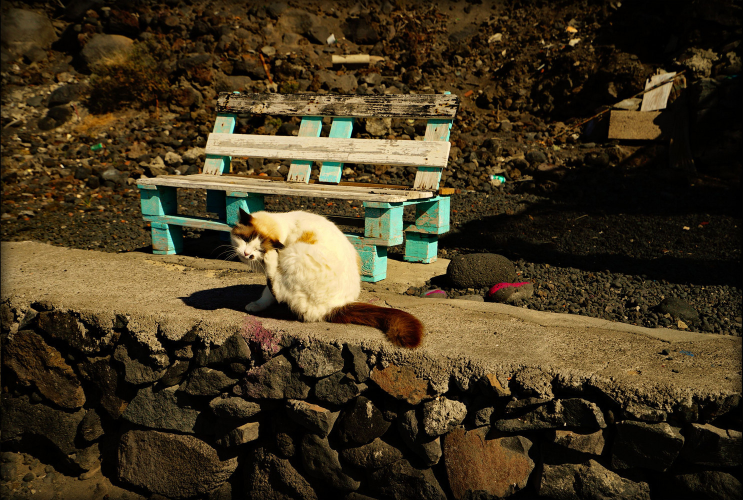
#> input picture assignment/images/cat_l.jpg, 1486 x 1000 px, found by its file name (shown at 1/2 size)
$ python final-assigment.py
#> lines starting #> are read from the running program, lines starting #| are printed output that depends on the picture; after the words box and inside, x2 and y2 are one past the last pixel; in counts of white or black regions, pixels touching at a corner belong together
import numpy as np
import cv2 as cv
from matplotlib import pyplot as plt


# load images
def load_images():
    imgL = cv.imread('../img/cat_l.jpg', 1)
#> imgL is the input picture: shape (1000, 1486, 3); mean B, G, R 31.9, 54.8, 67.2
    imgR = cv.imread('../img/cat_r.jpg', 1)
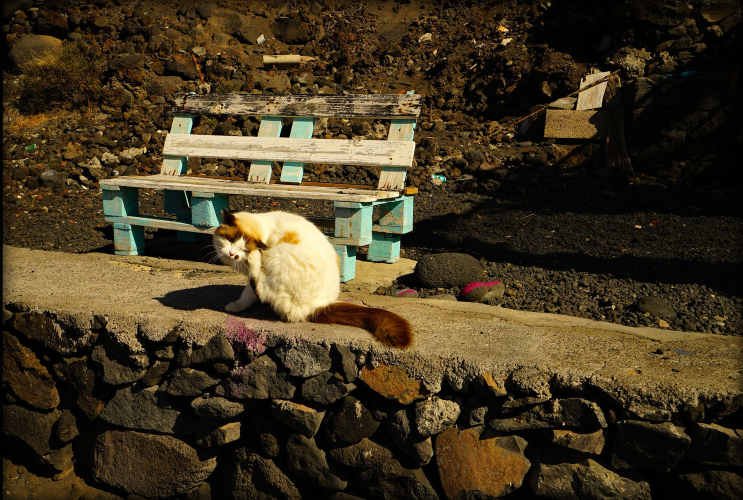
#> input picture assignment/images/cat_r.jpg, 1486 x 1000 px, found by its file name (shown at 1/2 size)
#> imgR is the input picture: shape (1000, 1486, 3); mean B, G, R 32.9, 55.3, 67.7
    return imgL, imgR


# gererate dept map
def build_dept_map(imgL, imgR):
    stereo = cv.StereoBM_create()
    stereo.setBlockSize(37)  # default: 21
    stereo.setDisp12MaxDiff(-1)  # default: -1
    stereo.setMinDisparity(0)  # default: 0
    stereo.setNumDisparities(96)  # default: 64
    stereo.setSpeckleRange(0)  # default: 0
    stereo.setSpeckleWindowSize(0)  # default: 0
    stereo.setPreFilterCap(31)  # default: 31
    stereo.setPreFilterSize(9)  # default: 9
    stereo.setPreFilterType(1)  # default: 1
    stereo.setSmallerBlockSize(0)  # default: 0
    stereo.setTextureThreshold(10)  # default: 10
    stereo.setUniquenessRatio(13)  # default: 15
    return stereo.compute(imgL, imgR)


# generate filter
# threshold
def build_filter(img):
    ret, thresh = cv.threshold(img, 440, 255, cv.THRESH_TOZERO)
    ret, thresh = cv.threshold(thresh, 455, 255, cv.THRESH_TOZERO_INV)
    ret, thresh = cv.threshold(thresh, 1, 1, cv.THRESH_BINARY)
    return thresh


def watershed(img, thresh):
    gray = cv.cvtColor(img, cv.COLOR_BGR2GRAY)
    # ret, thresh = cv.threshold(
    #     gray, 0, 255, cv.THRESH_BINARY_INV+cv.THRESH_OTSU)
    # noise removal
    kernel = np.ones((10, 10), np.uint8)
    opening = cv.morphologyEx(thresh, cv.MORPH_OPEN, kernel, iterations=2)
    # sure background area
    sure_bg = cv.dilate(opening, kernel, iterations=3)
    # Finding sure foreground area
    dist_transform = cv.distanceTransform(opening, cv.DIST_L2, 5)
    ret, sure_fg = cv.threshold(
        dist_transform, 0.7*dist_transform.max(), 255, 0)
    # Finding unknown region
    sure_fg = np.uint8(sure_fg)
    unknown = cv.subtract(sure_bg, sure_fg)
    # Marker labelling
    ret, markers = cv.connectedComponents(sure_fg)
    # Add one to all labels so that sure background is not 0, but 1
    markers = markers+1
    # Now, mark the region of unknown with zero
    markers[unknown == 255] = 0
    markers = cv.watershed(img, markers)
    return markers


def dilation_erode(img, kernel_size=10):
    kernel = np.ones((kernel_size, kernel_size), np.uint8)
    img_dilation = cv.dilate(img, kernel, iterations=1)
    img_erode = cv.erode(img_dilation, kernel, iterations=1)
    return img_erode


class ImageDisplay:
    def __init__(self):
        self.images = []
        self.labels = []
        self.colors = []

    def add_image(self, img, label, color='gray'):
        self.images.append(img)
        self.labels.append(label)
        self.colors.append(color)

    def show(self):
        img_len = len(self.images)
        sqrt = np.ceil(np.sqrt(img_len))
        # x = np.ceil(sqrt)
        # y = np.floor(sqrt)
        for i in range(img_len):
            plt.subplot(sqrt, sqrt, i +
                        1), plt.imshow(self.images[i], self.colors[i])
            plt.title(self.labels[i])
            plt.xticks([]), plt.yticks([])
        plt.show()


if __name__ == '__main__':
    img_display = ImageDisplay()

    imgL, imgR = load_images()

    imgL_rgb = cv.cvtColor(imgL, cv.COLOR_BGR2RGB)
    imgL_gray = cv.cvtColor(imgL, cv.COLOR_BGR2GRAY)
    imgR_gray = cv.cvtColor(imgR, cv.COLOR_BGR2GRAY)
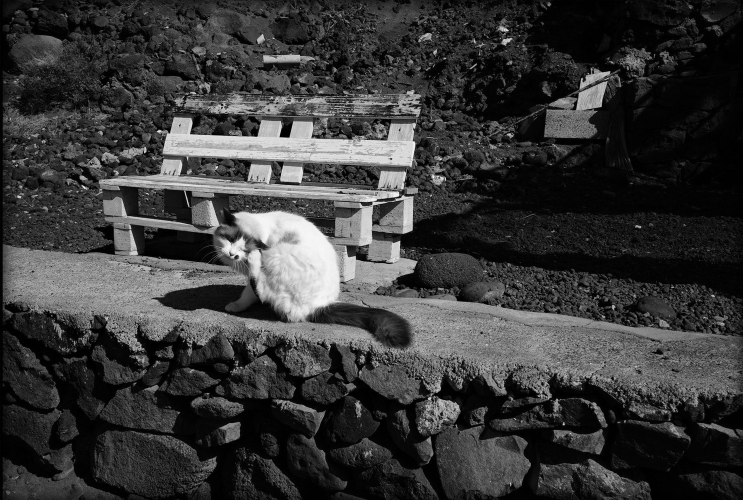
#> imgR_gray: shape (1000, 1486) (shown at 1/2 size); min 0, max 252, mean 56.5
    img_display.add_image(imgL_gray, 'original')

    dept_map = build_dept_map(imgL_gray, imgR_gray)
    dept_map = dept_map + np.absolute(np.amin(dept_map))
    dept_map = np.uint8(dept_map / np.amax(dept_map) * 255)
    dept_map = cv.medianBlur(dept_map, 7)
    img_display.add_image(dept_map, 'dept map')

    # build filter for the whole picture
    final_segmentation = np.full(np.shape(imgL), [0, 0, 255])

    # extract cat
    # dept_map = dilation_erode(dept_map)
    ret, cat_filter1 = cv.threshold(
        dept_map, 100, 255, cv.THRESH_TOZERO_INV)
    ret, cat_filter1 = cv.threshold(
        cat_filter1, 75, 255, cv.THRESH_BINARY)
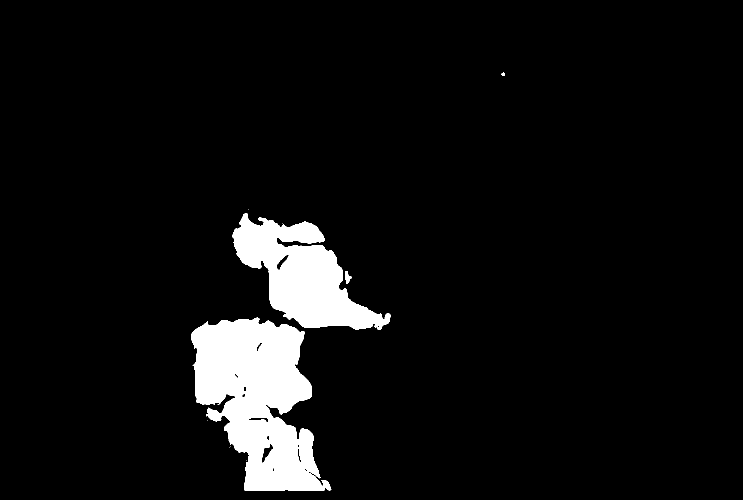
#> cat_filter1: shape (1000, 1486) (shown at 1/2 size); 6.3% white; 9 white regions (5 under 20 px), largest, box (x1, y1, x2, y2) and area: (383, 635, 663, 982) 58860, (465, 426, 782, 660) 34650, (691, 542, 703, 567) 177, (1003, 145, 1010, 152) 37
    # kernel = np.ones((8, 8), np.uint8)
    # cat_filter = cv.dilate(cat_filter, kernel, iterations=3)
    # cat_filter = dilation_erode(cat_filter)
    img_display.add_image(cat_filter1, 'cat filter 1')

    # imgL_rgb = cv.cvtColor(imgL, cv.COLOR_BGR2RGB)
    # markers = watershed(imgL_rgb, cat_filter)
    # imgL_rgb[markers == -1] = [255, 0, 0]

    cat_filter2 = cv.inRange(imgL_rgb, np.array(
        [30, 30, 30]), np.array([150, 150, 80]))
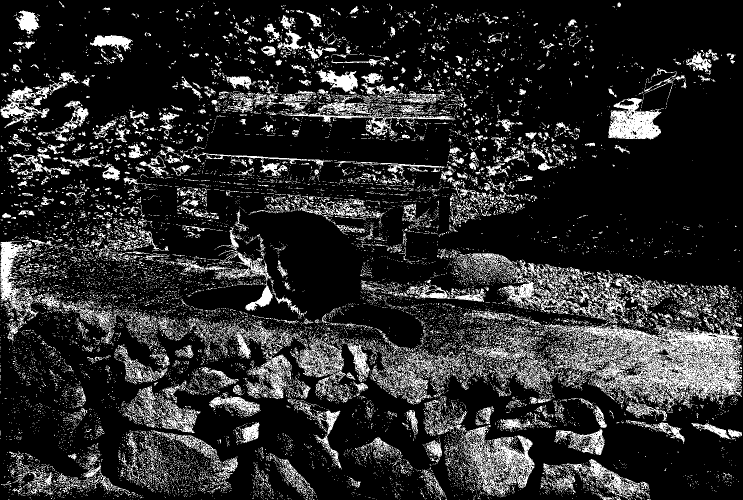
#> cat_filter2: shape (1000, 1486) (shown at 1/2 size); 17% white in thin lines or dots
    cat_filter2 = dilation_erode(cat_filter2, 20)
#> in dilation_erode, `img_dilation = cv.dilate(img, kernel, iterations=1)`: img_dilation: shape (1000, 1486); 80.5% white; 181 black regions (62 under 20 px), largest, box (x1, y1, x2, y2) and area: (877, 0, 1486, 572) 143914, (0, 0, 416, 241) 34774, (497, 432, 717, 630) 21106
#> in dilation_erode, `img_erode = cv.erode(img_dilation, kernel, iterations=1)`:
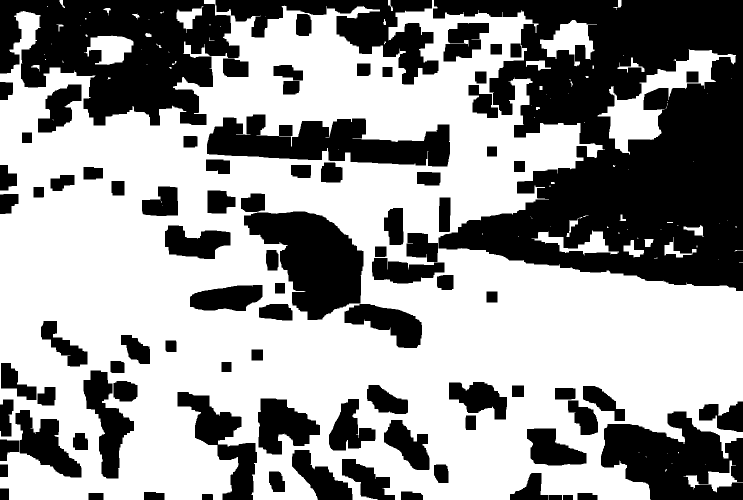
#> img_erode: shape (1000, 1486) (shown at 1/2 size); 59.1% white; 91 black regions, largest, box (x1, y1, x2, y2) and area: (866, 0, 1486, 582) 226190, (0, 0, 479, 251) 76610, (1202, 823, 1486, 1000) 32461
    cat_filter2 = cv.bitwise_not(cat_filter2)
    img_display.add_image(cat_filter2, 'cat filter 2')
    cat_filter = cv.bitwise_and(cat_filter1, cat_filter2)
#> cat_filter: shape (1000, 1486); 2.6% white; 21 white regions (5 under 20 px), largest, box (x1, y1, x2, y2) and area: (560, 490, 710, 640) 14136, (516, 797, 626, 909) 5933, (488, 431, 649, 488) 5232
    cat_filter = dilation_erode(cat_filter)
#> in dilation_erode (call 2), `img_dilation = cv.dilate(img, kernel, iterations=1)`: img_dilation: shape (1000, 1486); 3.9% white; 8 white regions, largest, box (x1, y1, x2, y2) and area: (484, 427, 787, 665) 32965, (455, 793, 668, 987) 17477, (387, 787, 488, 879) 4023
#> in dilation_erode (call 2), `img_erode = cv.erode(img_dilation, kernel, iterations=1)`: img_erode: shape (1000, 1486); 2.8% white; 9 white regions (1 under 20 px), largest, box (x1, y1, x2, y2) and area: (489, 432, 783, 661) 25370, (460, 798, 664, 983) 11861, (392, 792, 484, 875) 2178
    img_display.add_image(cat_filter, 'cat filter')

    final_segmentation[cat_filter == 255] = [255, 0, 0]
    cat = cv.bitwise_and(imgL_rgb, imgL_rgb, mask=cat_filter)
    img_display.add_image(cat, 'cat', 'viridis')

    # extract bench
    ret, bench_filter = cv.threshold(
        dept_map, 230, 255, cv.THRESH_TOZERO_INV)
    ret, bench_filter = cv.threshold(
        bench_filter, 190, 255, cv.THRESH_BINARY)
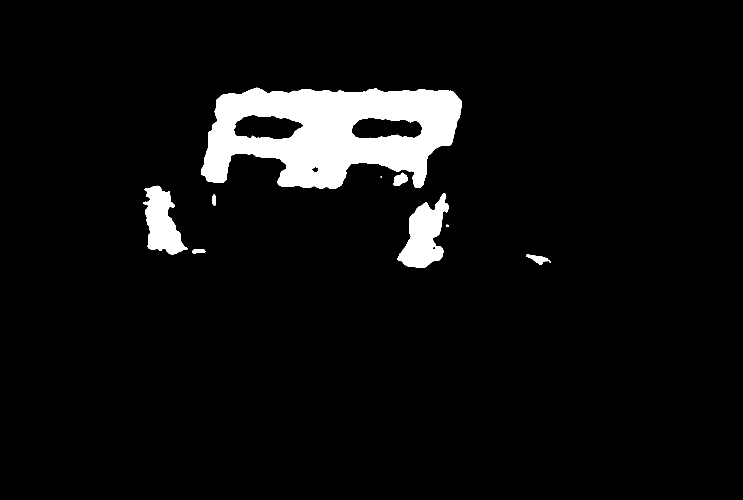
#> bench_filter: shape (1000, 1486) (shown at 1/2 size); 5.7% white; 9 white regions (2 under 20 px), largest, box (x1, y1, x2, y2) and area: (402, 175, 924, 378) 67846, (794, 386, 897, 536) 8258, (286, 371, 375, 509) 6889
    img_display.add_image(bench_filter, 'bench filter')

    final_segmentation[bench_filter == 255] = [0, 255, 0]

    # add final filter to be displayed
    img_display.add_image(final_segmentation, 'final filter', 'viridis')

    # [28 lines of commented-out code are left out]

    img_display.show()
#> in show, `img_len = len(self.images)`: img_len = 8
#> in show, `sqrt = np.ceil(np.sqrt(img_len))`: sqrt = 3
#> in show, `plt.show()`:
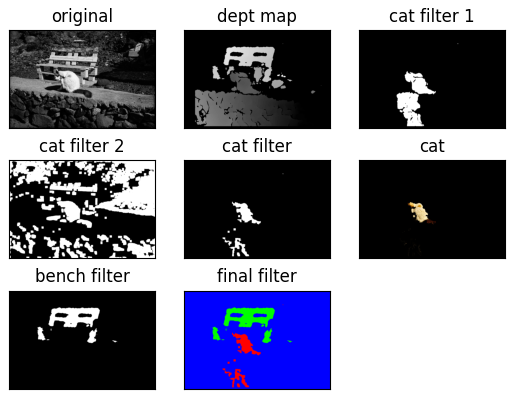
#> figure drawn by matplotlib, 8 panels
